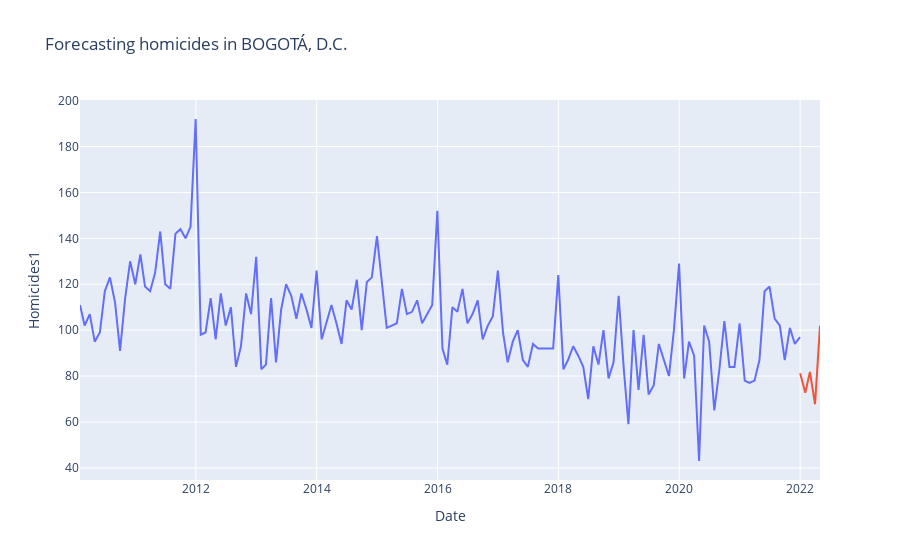

Here is the notebook cell this chart was saved with:
### Markdown cell above
df_hom = pd.merge(df, cod_dane[['Código Centro Poblado','Tipo Centro Poblado', 'Longitud', 'Latitud']],
                  left_on='codigo', 
                  right_on='Código Centro Poblado', 
                  how='left')

df_hom = df_hom.drop(columns=["Código Centro Poblado"])

### Code cell
city = 'BOGOTÁ, D.C.'

if city == 'MEDELLÍN':
    df = df_hom[df_hom['municipio']=='MEDELLÍN'][['fecha','cantidad']]
elif city == 'BOGOTÁ, D.C.':
    df = df_hom[df_hom['municipio']=='BOGOTÁ, D.C.'][['fecha','cantidad']]
elif city == 'CALI':
    df = df_hom[df_hom['municipio']=='CALI'][['fecha','cantidad']]
else:
    df = df_hom[['fecha','cantidad']]

df = df.set_index('fecha')
df = df.resample('M').sum()
df.columns = ['total']
df['month_index'] = df.index.month

if city == 'MEDELLÍN':
    pred_med = pd.read_excel('data/pred_med.xlsx')
elif city == 'BOGOTÁ, D.C.':
    pred_med = pd.read_excel('data/pred_bog.xlsx')
elif city == 'CALI':
    pred_med = pd.read_excel('data/pred_cal.xlsx')
else:
    pred_med = pd.read_excel('data/pred_tot.xlsx')

df = df.reset_index()

fig2 = go.Figure()
fig2.add_trace(go.Scatter(x=df['fecha'], y=df['total'],
                    name='original'))
fig2.add_trace(go.Scatter(x=pred_med['index'], y=pred_med[0],
                    name='fitted'))
fig2.update_layout(
    showlegend=False,
    title_text='Forecasting homicides in '+city,
    xaxis_title='Date',
    yaxis_title='Homicides1',
    )
fig2.update_traces(mode='lines')
fig2.show()

### Figure 1 — Plotly figure (JSON) as saved in the notebook; plotly's stock layout.template omitted (floating-point values rounded to 4 significant figures; data arrays with more than 128 entries replaced by an {"elided": "..."} marker saying what was removed)
{"data": [{"mode": "lines", "name": "original", "type": "scatter", "x": {"elided": "144 str values"}, "y": {"elided": "144 int values"}}, {"mode": "lines", "name": "fitted", "type": "scatter", "x": ["2022-01-01T00:00:00", "2022-02-01T00:00:00", "2022-03-01T00:00:00", "2022-04-01T00:00:00", "2022-05-01T00:00:00"], "y": [81.24, 72.74, 81.82, 67.73, 102.0]}], "layout": {"showlegend": false, "title": {"text": "Forecasting homicides in BOGOTÁ, D.C."}, "xaxis": {"title": {"text": "Date"}}, "yaxis": {"title": {"text": "Homicides1"}}}}
